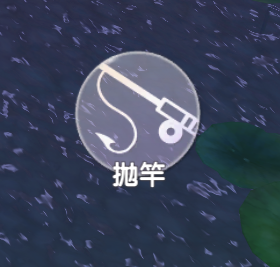
#> input picture rox_fishing/templates/cast_ready.png, 280 x 267 px
$ python -i vision.py   (imports and definitions only)
#> lines starting #> are read from the running program, lines starting #| are printed output that depends on the picture; after the words box and inside, x2 and y2 are one past the last pixel; in counts of white or black regions, pixels touching at a corner belong together
#> further down, picture is the input picture: shape (267, 280, 3); mean B, G, R 90.8, 68.9, 59.5
from __future__ import annotations

from dataclasses import dataclass
from pathlib import Path

import cv2
import numpy as np

import config as cfg


@dataclass(frozen=True)
class Region:
    image: np.ndarray
    left: int
    top: int

    # [4 lines left out: function center, not called in this run]


@dataclass(frozen=True)
class TemplateMatch:
    score: float
    region: Region

    @property
    def center(self) -> tuple[int, int]:
        return self.region.center


@dataclass(frozen=True)
class GreenMatch:
    ratio: float
    region: Region

    @property
    def center(self) -> tuple[int, int]:
        return self.region.center


# [161 lines left out: functions crop_ratio, crop_local_ratio, crop_around, green_ratio, bite_change_ratio, locate_green_button and 2 more, not called in this run]


def bait_foreground_mask(image: np.ndarray) -> np.ndarray:
    """Extract the opaque warm-colored worm from the translucent bait slot."""
    hsv = cv2.cvtColor(image, cv2.COLOR_BGR2HSV)
#> hsv: shape (267, 280, 3); mean H, S, V 110, 102.4, 91.5
    blue, green, red = cv2.split(image)
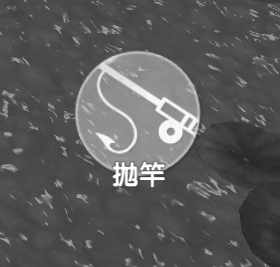
#> blue: shape (267, 280); min 37, max 255, mean 90.8
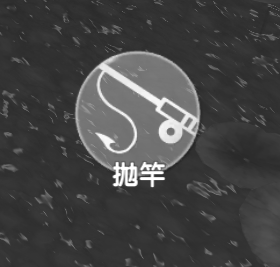
#> green: shape (267, 280); min 35, max 255, mean 68.9
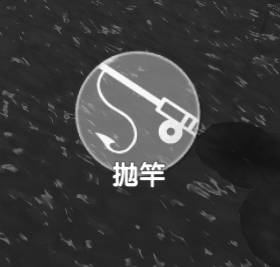
#> red: shape (267, 280); min 17, max 255, mean 59.5
    blue_i = blue.astype(np.int16)
    green_i = green.astype(np.int16)
    red_i = red.astype(np.int16)

    warm = (
        (hsv[:, :, 0] <= 28)
        & (hsv[:, :, 1] >= 15)
        & (hsv[:, :, 2] >= 115)
        & (red_i >= blue_i + 10)
        & (red_i >= green_i - 8)
    )
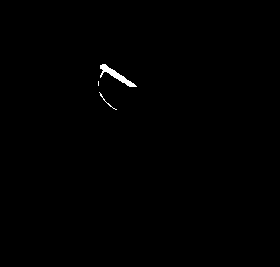
#> warm: shape (267, 280) bool; 0.36% white; 3 white regions (1 under 20 px), largest, box (x1, y1, x2, y2) and area: (100, 64, 137, 87) 234, (99, 92, 117, 110) 28

    height, width = warm.shape
#> height = 267; width = 280
    yy, xx = np.ogrid[:height, :width]
#> yy = 267 values from 0 to 266
    icon_area = (
        ((xx - width * 0.47) / max(1.0, width * 0.43)) ** 2
        + ((yy - height * 0.48) / max(1.0, height * 0.44)) ** 2
        <= 1.0
    )
    mask = np.where(warm & icon_area, 255, 0).astype(np.uint8)
    return cv2.morphologyEx(
        mask,
        cv2.MORPH_OPEN,
        np.ones((3, 3), dtype=np.uint8),
    )
#> returned value: shape (267, 280); 0.29% white; 1 white region, box (x1, y1, x2, y2) and area: (100, 64, 135, 87) 219


# [179 lines left out: functions bait_foreground_similarity, infinity_symbol_mask, infinity_hole_geometry, infinity_symbol_similarity, classify_bait_scores, locate_template, not called in this run]

>>> import cv2
>>> picture = cv2.imread('templates/cast_ready.png')
>>> result = bait_foreground_mask(picture)
